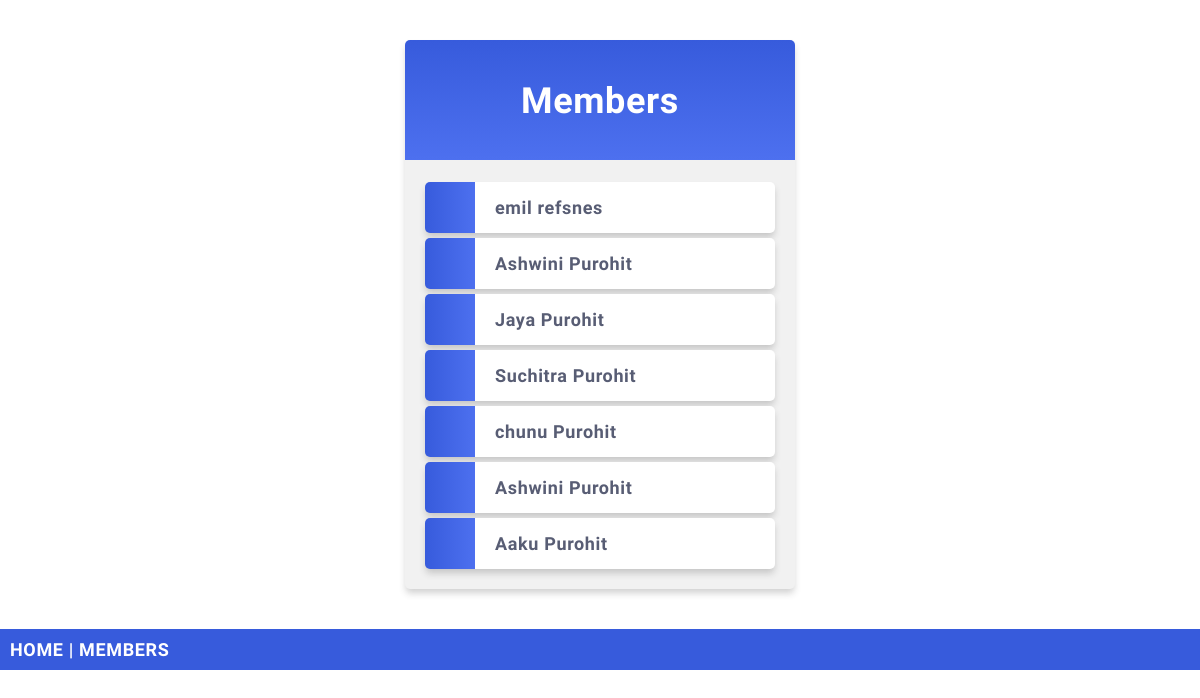
/members/, run on an earlier commit of the app's database.
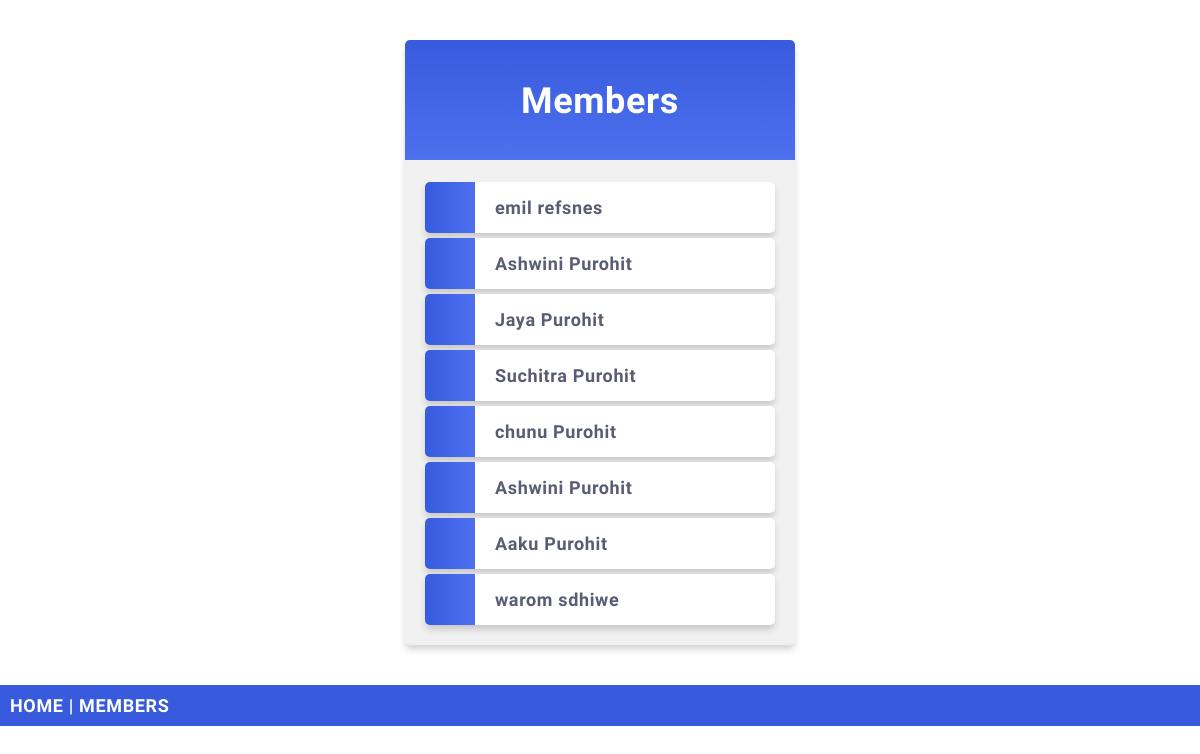
And on a later commit of the database.
### members/models.py (models this page shows, shortened)
class Member(models.Model):
    firstname = models.CharField(max_length=255)
    lastname = models.CharField(max_length=255)
    phone = models.IntegerField(null=True)
    joined_date = models.DateField(null=True)
    slug = models.SlugField(default="", null=False)

### members/views.py (the view)
# urls.py: path("", include("members.urls")),
def members(request):
    mymembers = Member.objects.all()
    return render(request, "allmembers.html", {
        "mymembers": mymembers,
    })

### members/templates/allMembers.html (shortened to what this page needs)
{% extends "master.html" %}
{% block content %}
  <div class="mycard">
    <h1>Members</h1>
    <ul>
      {% for x in mymembers %}
        <li onclick="window.location = 'details/{{ x.id }}'">{{ x.firstname }} {{ x.lastname }}</li>
      {% endfor %}
    </ul>
  </div>
{% endblock %}

What changed in the data, as far as the page shows it:
added Member: firstname "warom", lastname "sdhiwe"
